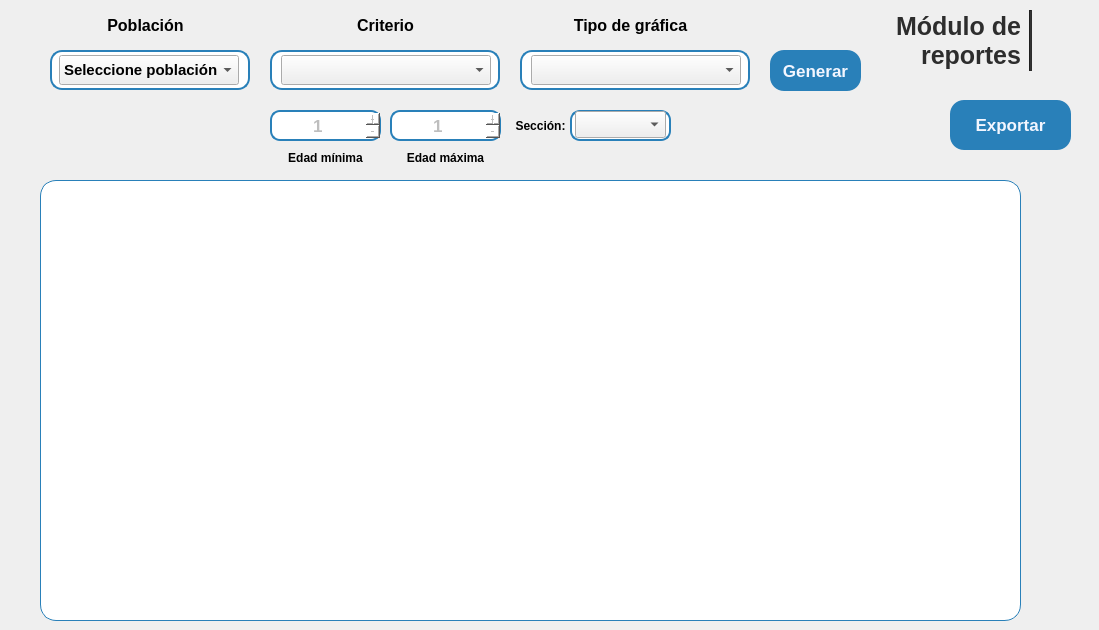
     <widget class="QWidget" name="estadisticas">
      <widget class="QFrame" name="frameCriterio">
       <property name="geometry">
        <rect>
         <x>270</x>
         <y>50</y>
         <width>230</width>
         <height>40</height>
        </rect>
       </property>
       <property name="minimumSize">
        <size>
         <width>230</width>
         <height>40</height>
        </size>
       </property>
       <property name="maximumSize">
        <size>
         <width>230</width>
         <height>40</height>
        </size>
       </property>
       <property name="styleSheet">
        <string notr="true">QFrame{
	background-color: white;
	border: 1.5px solid #2980b9;
	border-radius: 12px;
}
QComboBox QAbstractItemView {
    border: 1px solid #ccc;
    border-radius: 5px;
    background-color: white;
    color: #333;
}
</string>
       </property>
       <property name="frameShape">
        <enum>QFrame::Shape::StyledPanel</enum>
       </property>
       <property name="frameShadow">
        <enum>QFrame::Shadow::Raised</enum>
       </property>
       <widget class="QComboBox" name="cbxCriterio">
        <property name="geometry">
         <rect>
          <x>11</x>
          <y>5</y>
          <width>210</width>
          <height>30</height>
         </rect>
        </property>
        <property name="minimumSize">
         <size>
          <width>210</width>
          <height>30</height>
         </size>
        </property>
        <property name="maximumSize">
         <size>
          <width>210</width>
          <height>30</height>
         </size>
        </property>
        <property name="font">
         <font>
          <family>Segoe UI</family>
          <pointsize>11</pointsize>
          <bold>true</bold>
         </font>
        </property>
        <property name="cursor">
         <cursorShape>PointingHandCursor</cursorShape>
        </property>
        <property name="styleSheet">
         <string notr="true"/>
        </property>
        <property name="iconSize">
         <size>
          <width>10</width>
          <height>10</height>
         </size>
        </property>
       </widget>
      </widget>
      <widget class="QFrame" name="frameTipoGrafica">
       <property name="geometry">
        <rect>
         <x>520</x>
         <y>50</y>
         <width>230</width>
         <height>40</height>
        </rect>
       </property>
       <property name="minimumSize">
        <size>
         <width>230</width>
         <height>40</height>
        </size>
       </property>
       <property name="maximumSize">
        <size>
         <width>230</width>
         <height>40</height>
        </size>
       </property>
       <property name="styleSheet">
        <string notr="true">QFrame{
	background-color: white;
	border: 1.5px solid #2980b9;
	border-radius: 12px;
}
QComboBox QAbstractItemView {
    border: 1px solid #ccc;
    border-radius: 5px;
    background-color: white;
    color: #333;
}
</string>
       </property>
       <property name="frameShape">
        <enum>QFrame::Shape::StyledPanel</enum>
       </property>
       <property name="frameShadow">
        <enum>QFrame::Shadow::Raised</enum>
       </property>
       <widget class="QComboBox" name="cbxTipoGrafica">
        <property name="geometry">
         <rect>
          <x>11</x>
          <y>5</y>
          <width>210</width>
          <height>30</height>
         </rect>
        </property>
        <property name="minimumSize">
         <size>
          <width>210</width>
          <height>30</height>
         </size>
        </property>
        <property name="maximumSize">
         <size>
          <width>210</width>
          <height>30</height>
         </size>
        </property>
        <property name="font">
         <font>
          <family>Segoe UI</family>
          <pointsize>11</pointsize>
          <bold>true</bold>
         </font>
        </property>
        <property name="cursor">
         <cursorShape>PointingHandCursor</cursorShape>
        </property>
        <property name="styleSheet">
         <string notr="true"/>
        </property>
        <property name="iconSize">
         <size>
          <width>10</width>
          <height>10</height>
         </size>
        </property>
       </widget>
      </widget>
      <widget class="QSpinBox" name="spnMax">
       <property name="enabled">
        <bool>false</bool>
       </property>
       <property name="geometry">
        <rect>
         <x>390</x>
         <y>110</y>
         <width>111</width>
         <height>31</height>
        </rect>
       </property>
       <property name="font">
        <font>
         <family>Segoe UI</family>
         <pointsize>13</pointsize>
         <bold>true</bold>
        </font>
       </property>
       <property name="focusPolicy">
        <enum>Qt::FocusPolicy::ClickFocus</enum>
       </property>
       <property name="styleSheet">
        <string notr="true">QSpinBox{
	background-color: white;
	border: 1.5px solid #2980b9;
	border-radius: 10px;
}
QSpinBox::up-button {
    subcontrol-origin: border;
    subcontrol-position: center right;
    width: 20px;
	height: 25px;
    image: url(:/icons/flecha_arriba.png);
}

QSpinBox::down-button {
    subcontrol-origin: border;
    subcontrol-position: center left;
    width: 20px;
	height: 25px;
    image: url(:/icons/flecha_abajo.png);
}</string>
       </property>
       <property name="wrapping">
        <bool>false</bool>
       </property>
       <property name="alignment">
        <set>Qt::AlignmentFlag::AlignCenter</set>
       </property>
       <property name="buttonSymbols">
        <enum>QAbstractSpinBox::ButtonSymbols::PlusMinus</enum>
       </property>
       <property name="minimum">
        <number>1</number>
       </property>
       <property name="maximum">
        <number>999999</number>
       </property>
      </widget>
      <widget class="QLabel" name="lblMin">
       <property name="geometry">
        <rect>
         <x>280</x>
         <y>142</y>
         <width>91</width>
         <height>31</height>
        </rect>
       </property>
       <property name="font">
        <font>
         <family>Segoe UI</family>
         <pointsize>9</pointsize>
         <bold>true</bold>
        </font>
       </property>
       <property name="styleSheet">
        <string notr="true"/>
       </property>
       <property name="text">
        <string>Edad mínima</string>
       </property>
       <property name="alignment">
        <set>Qt::AlignmentFlag::AlignCenter</set>
       </property>
       <property name="wordWrap">
        <bool>true</bool>
       </property>
      </widget>
      <widget class="QFrame" name="framePoblacion">
       <property name="geometry">
        <rect>
         <x>50</x>
         <y>50</y>
         <width>200</width>
         <height>40</height>
        </rect>
       </property>
       <property name="minimumSize">
        <size>
         <width>200</width>
         <height>30</height>
        </size>
       </property>
       <property name="maximumSize">
        <size>
         <width>200</width>
         <height>40</height>
        </size>
       </property>
       <property name="styleSheet">
        <string notr="true">QFrame{
	background-color: white;
	border: 1.5px solid #2980b9;
	border-radius: 12px;
}
QComboBox QAbstractItemView {
    border: 1px solid #ccc;
    border-radius: 5px;
    background-color: white;
    color: #333;
}
</string>
       </property>
       <property name="frameShape">
        <enum>QFrame::Shape::StyledPanel</enum>
       </property>
       <property name="frameShadow">
        <enum>QFrame::Shadow::Raised</enum>
       </property>
       <widget class="QComboBox" name="cbxPoblacion">
        <property name="geometry">
         <rect>
          <x>9</x>
          <y>5</y>
          <width>180</width>
          <height>30</height>
         </rect>
        </property>
        <property name="maximumSize">
         <size>
          <width>180</width>
          <height>30</height>
         </size>
        </property>
        <property name="font">
         <font>
          <family>Segoe UI</family>
          <pointsize>11</pointsize>
          <bold>true</bold>
         </font>
        </property>
        <property name="cursor">
         <cursorShape>PointingHandCursor</cursorShape>
        </property>
        <property name="styleSheet">
         <string notr="true"/>
        </property>
        <property name="iconSize">
         <size>
          <width>5</width>
          <height>5</height>
         </size>
        </property>
        <item>
         <property name="text">
          <string>Seleccione población</string>
         </property>
        </item>
        <item>
         <property name="text">
          <string>Estudiantes</string>
         </property>
        </item>
        <item>
         <property name="text">
          <string>Egresados</string>
         </property>
        </item>
        <item>
         <property name="text">
          <string>Secciones</string>
         </property>
        </item>
        <item>
         <property name="text">
          <string>Empleados</string>
         </property>
        </item>
       </widget>
      </widget>
      <widget class="QLabel" name="lblMax">
       <property name="geometry">
        <rect>
         <x>390</x>
         <y>142</y>
         <width>111</width>
         <height>31</height>
        </rect>
       </property>
       <property name="font">
        <font>
         <family>Segoe UI</family>
         <pointsize>9</pointsize>
         <bold>true</bold>
        </font>
       </property>
       <property name="styleSheet">
        <string notr="true"/>
       </property>
       <property name="text">
        <string>Edad máxima</string>
       </property>
       <property name="alignment">
        <set>Qt::AlignmentFlag::AlignCenter</set>
       </property>
       <property name="wordWrap">
        <bool>true</bool>
       </property>
      </widget>
      <widget class="QSpinBox" name="spnMin">
       <property name="enabled">
        <bool>false</bool>
       </property>
       <property name="geometry">
        <rect>
         <x>270</x>
         <y>110</y>
         <width>111</width>
         <height>31</height>
        </rect>
       </property>
       <property name="font">
        <font>
         <family>Segoe UI</family>
         <pointsize>13</pointsize>
         <bold>true</bold>
        </font>
       </property>
       <property name="focusPolicy">
        <enum>Qt::FocusPolicy::ClickFocus</enum>
       </property>
       <property name="styleSheet">
        <string notr="true">QSpinBox{
	background-color: white;
	border: 1.5px solid #2980b9;
	border-radius: 10px;
}
QSpinBox::up-button {
    subcontrol-origin: border;
    subcontrol-position: center right;
    width: 20px;
	height: 25px;
    image: url(:/icons/flecha_arriba.png);
}

QSpinBox::down-button {
    subcontrol-origin: border;
    subcontrol-position: center left;
    width: 20px;
	height: 25px;
    image: url(:/icons/flecha_abajo.png);
}</string>
       </property>
       <property name="alignment">
        <set>Qt::AlignmentFlag::AlignCenter</set>
       </property>
       <property name="buttonSymbols">
        <enum>QAbstractSpinBox::ButtonSymbols::PlusMinus</enum>
       </property>
       <property name="accelerated">
        <bool>false</bool>
       </property>
       <property name="minimum">
        <number>1</number>
       </property>
       <property name="maximum">
        <number>99999</number>
       </property>
      </widget>
      <widget class="QPushButton" name="btnExportar_reporte">
       <property name="geometry">
        <rect>
         <x>950</x>
         <y>100</y>
         <width>121</width>
         <height>50</height>
        </rect>
       </property>
       <property name="sizePolicy">
        <sizepolicy hsizetype="Minimum" vsizetype="Fixed">
         <horstretch>0</horstretch>
         <verstretch>0</verstretch>
        </sizepolicy>
       </property>
       <property name="minimumSize">
        <size>
         <width>81</width>
         <height>50</height>
        </size>
       </property>
       <property name="maximumSize">
        <size>
         <width>200</width>
         <height>100</height>
        </size>
       </property>
       <property name="font">
        <font>
         <family>Segoe UI</family>
         <pointsize>13</pointsize>
         <bold>true</bold>
        </font>
       </property>
       <property name="cursor">
        <cursorShape>PointingHandCursor</cursorShape>
       </property>
       <property name="layoutDirection">
        <enum>Qt::LayoutDirection::LeftToRight</enum>
       </property>
       <property name="styleSheet">
        <string notr="true">QPushButton {
   background-color: #2980b9;
    color: #F3F6FF;
    border: none;
    padding: 8px 6px;
    border-radius: 14px;
}
QPushButton:hover {
	background-color: #0D47A1;
}</string>
       </property>
       <property name="text">
        <string>Exportar</string>
       </property>
       <property name="icon">
        <iconset resource="../icons/resources_ui.qrc">
         <normaloff>:/icons/pdf_w.png</normaloff>:/icons/pdf_w.png</iconset>
       </property>
       <property name="iconSize">
        <size>
         <width>70</width>
         <height>70</height>
        </size>
       </property>
      </widget>
      <widget class="QPushButton" name="btnGenerarGrafica">
       <property name="geometry">
        <rect>
         <x>770</x>
         <y>50</y>
         <width>91</width>
         <height>41</height>
        </rect>
       </property>
       <property name="sizePolicy">
        <sizepolicy hsizetype="Minimum" vsizetype="Fixed">
         <horstretch>0</horstretch>
         <verstretch>0</verstretch>
        </sizepolicy>
       </property>
       <property name="minimumSize">
        <size>
         <width>81</width>
         <height>30</height>
        </size>
       </property>
       <property name="maximumSize">
        <size>
         <width>200</width>
         <height>100</height>
        </size>
       </property>
       <property name="font">
        <font>
         <family>Segoe UI</family>
         <pointsize>13</pointsize>
         <bold>true</bold>
        </font>
       </property>
       <property name="cursor">
        <cursorShape>PointingHandCursor</cursorShape>
       </property>
       <property name="layoutDirection">
        <enum>Qt::LayoutDirection::LeftToRight</enum>
       </property>
       <property name="styleSheet">
        <string notr="true">QPushButton {
   background-color: #2980b9;
    color: #F3F6FF;
    border: none;
    padding: 8px 6px;
    border-radius: 14px;
}
QPushButton:hover {
	background-color: #0D47A1;
}</string>
       </property>
       <property name="text">
        <string>Generar</string>
       </property>
       <property name="iconSize">
        <size>
         <width>70</width>
         <height>70</height>
        </size>
       </property>
      </widget>
      <widget class="QLabel" name="lblLogo_reportes">
       <property name="geometry">
        <rect>
         <x>1039</x>
         <y>10</y>
         <width>51</width>
         <height>61</height>
        </rect>
       </property>
       <property name="minimumSize">
        <size>
         <width>50</width>
         <height>50</height>
        </size>
       </property>
       <property name="maximumSize">
        <size>
         <width>130</width>
         <height>70</height>
        </size>
       </property>
       <property name="text">
        <string/>
       </property>
       <property name="pixmap">
        <pixmap resource="../icons/resources_ui.qrc">:/logos/logo_escuela_sinFondo.png</pixmap>
       </property>
       <property name="scaledContents">
        <bool>true</bool>
       </property>
      </widget>
      <widget class="Line" name="line_3">
       <property name="geometry">
        <rect>
         <x>1029</x>
         <y>10</y>
         <width>3</width>
         <height>61</height>
        </rect>
       </property>
       <property name="minimumSize">
        <size>
         <width>3</width>
         <height>61</height>
        </size>
       </property>
       <property name="maximumSize">
        <size>
         <width>3</width>
         <height>61</height>
        </size>
       </property>
       <property name="styleSheet">
        <string notr="true">background-color: #2d2d2d;</string>
       </property>
       <property name="orientation">
        <enum>Qt::Orientation::Vertical</enum>
       </property>
      </widget>
      <widget class="QLabel" name="lblTitulo_reportes">
       <property name="geometry">
        <rect>
         <x>880</x>
         <y>0</y>
         <width>141</width>
         <height>81</height>
        </rect>
       </property>
       <property name="font">
        <font>
         <family>Segoe UI</family>
         <pointsize>19</pointsize>
         <bold>true</bold>
        </font>
       </property>
       <property name="styleSheet">
        <string notr="true">color: #2d2d2d;
background-color: transparent;</string>
       </property>
       <property name="frameShape">
        <enum>QFrame::Shape::NoFrame</enum>
       </property>
       <property name="frameShadow">
        <enum>QFrame::Shadow::Plain</enum>
       </property>
       <property name="text">
        <string>Módulo de reportes</string>
       </property>
       <property name="scaledContents">
        <bool>false</bool>
       </property>
       <property name="alignment">
        <set>Qt::AlignmentFlag::AlignRight|Qt::AlignmentFlag::AlignTrailing|Qt::AlignmentFlag::AlignVCenter</set>
       </property>
       <property name="wordWrap">
        <bool>true</bool>
       </property>
       <property name="indent">
        <number>0</number>
       </property>
      </widget>
      <widget class="QLabel" name="lblMin_2">
       <property name="geometry">
        <rect>
         <x>100</x>
         <y>10</y>
         <width>91</width>
         <height>31</height>
        </rect>
       </property>
       <property name="font">
        <font>
         <family>Segoe UI</family>
         <pointsize>12</pointsize>
         <bold>true</bold>
        </font>
       </property>
       <property name="styleSheet">
        <string notr="true"/>
       </property>
       <property name="text">
        <string>Población</string>
       </property>
       <property name="alignment">
        <set>Qt::AlignmentFlag::AlignCenter</set>
       </property>
       <property name="wordWrap">
        <bool>true</bool>
       </property>
      </widget>
      <widget class="QLabel" name="lblMin_3">
       <property name="geometry">
        <rect>
         <x>340</x>
         <y>10</y>
         <width>91</width>
         <height>31</height>
        </rect>
       </property>
       <property name="font">
        <font>
         <family>Segoe UI</family>
         <pointsize>12</pointsize>
         <bold>true</bold>
        </font>
       </property>
       <property name="styleSheet">
        <string notr="true"/>
       </property>
       <property name="text">
        <string>Criterio</string>
       </property>
       <property name="alignment">
        <set>Qt::AlignmentFlag::AlignCenter</set>
       </property>
       <property name="wordWrap">
        <bool>true</bool>
       </property>
      </widget>
      <widget class="QLabel" name="lblMin_4">
       <property name="geometry">
        <rect>
         <x>570</x>
         <y>10</y>
         <width>121</width>
         <height>31</height>
        </rect>
       </property>
       <property name="font">
        <font>
         <family>Segoe UI</family>
         <pointsize>12</pointsize>
         <bold>true</bold>
        </font>
       </property>
       <property name="styleSheet">
        <string notr="true"/>
       </property>
       <property name="text">
        <string>Tipo de gráfica</string>
       </property>
       <property name="alignment">
        <set>Qt::AlignmentFlag::AlignCenter</set>
       </property>
       <property name="wordWrap">
        <bool>true</bool>
       </property>
      </widget>
      <widget class="QFrame" name="frGrafica_border">
       <property name="geometry">
        <rect>
         <x>40</x>
         <y>180</y>
         <width>981</width>
         <height>441</height>
        </rect>
       </property>
       <property name="styleSheet">
        <string notr="true">QFrame#frGrafica_border{
	background-color: white;
	border: 1.2px solid #2980b9;
	border-radius: 16px;
}</string>
       </property>
       <property name="frameShape">
        <enum>QFrame::Shape::StyledPanel</enum>
       </property>
       <property name="frameShadow">
        <enum>QFrame::Shadow::Raised</enum>
       </property>
       <layout class="QVBoxLayout" name="verticalLayout_2">
        <item>
         <widget class="QFrame" name="frGrafica_reportes">
          <property name="styleSheet">
           <string notr="true">background-color: transparent;</string>
          </property>
          <property name="frameShape">
           <enum>QFrame::Shape::StyledPanel</enum>
          </property>
          <property name="frameShadow">
           <enum>QFrame::Shadow::Raised</enum>
          </property>
          <layout class="QVBoxLayout" name="verticalLayout"/>
         </widget>
        </item>
       </layout>
      </widget>
      <widget class="QFrame" name="frameSeccion_reporte">
       <property name="geometry">
        <rect>
         <x>570</x>
         <y>110</y>
         <width>101</width>
         <height>31</height>
        </rect>
       </property>
       <property name="minimumSize">
        <size>
         <width>100</width>
         <height>30</height>
        </size>
       </property>
       <property name="maximumSize">
        <size>
         <width>230</width>
         <height>40</height>
        </size>
       </property>
       <property name="styleSheet">
        <string notr="true">QFrame{
	background-color: white;
	border: 1.5px solid #2980b9;
	border-radius: 10px;
}
QComboBox QAbstractItemView {
    border: 1px solid #ccc;
    border-radius: 5px;
    background-color: white;
    color: #333;
}
</string>
       </property>
       <property name="frameShape">
        <enum>QFrame::Shape::StyledPanel</enum>
       </property>
       <property name="frameShadow">
        <enum>QFrame::Shadow::Raised</enum>
       </property>
       <widget class="QComboBox" name="cbxSeccion_reporte">
        <property name="geometry">
         <rect>
          <x>5</x>
          <y>1</y>
          <width>91</width>
          <height>27</height>
         </rect>
        </property>
        <property name="minimumSize">
         <size>
          <width>90</width>
          <height>25</height>
         </size>
        </property>
        <property name="maximumSize">
         <size>
          <width>210</width>
          <height>30</height>
         </size>
        </property>
        <property name="font">
         <font>
          <family>Segoe UI</family>
          <pointsize>11</pointsize>
          <bold>true</bold>
         </font>
        </property>
        <property name="cursor">
         <cursorShape>PointingHandCursor</cursorShape>
        </property>
        <property name="styleSheet">
         <string notr="true"/>
        </property>
        <property name="iconSize">
         <size>
          <width>10</width>
          <height>10</height>
         </size>
        </property>
       </widget>
      </widget>
      <widget class="QLabel" name="lblSeccion_reporte">
       <property name="geometry">
        <rect>
         <x>510</x>
         <y>110</y>
         <width>61</width>
         <height>31</height>
        </rect>
       </property>
       <property name="font">
        <font>
         <family>Segoe UI</family>
         <pointsize>9</pointsize>
         <bold>true</bold>
        </font>
       </property>
       <property name="styleSheet">
        <string notr="true"/>
       </property>
       <property name="text">
        <string>Sección:</string>
       </property>
       <property name="alignment">
        <set>Qt::AlignmentFlag::AlignCenter</set>
       </property>
       <property name="wordWrap">
        <bool>true</bool>
       </property>
      </widget>
     </widget>
